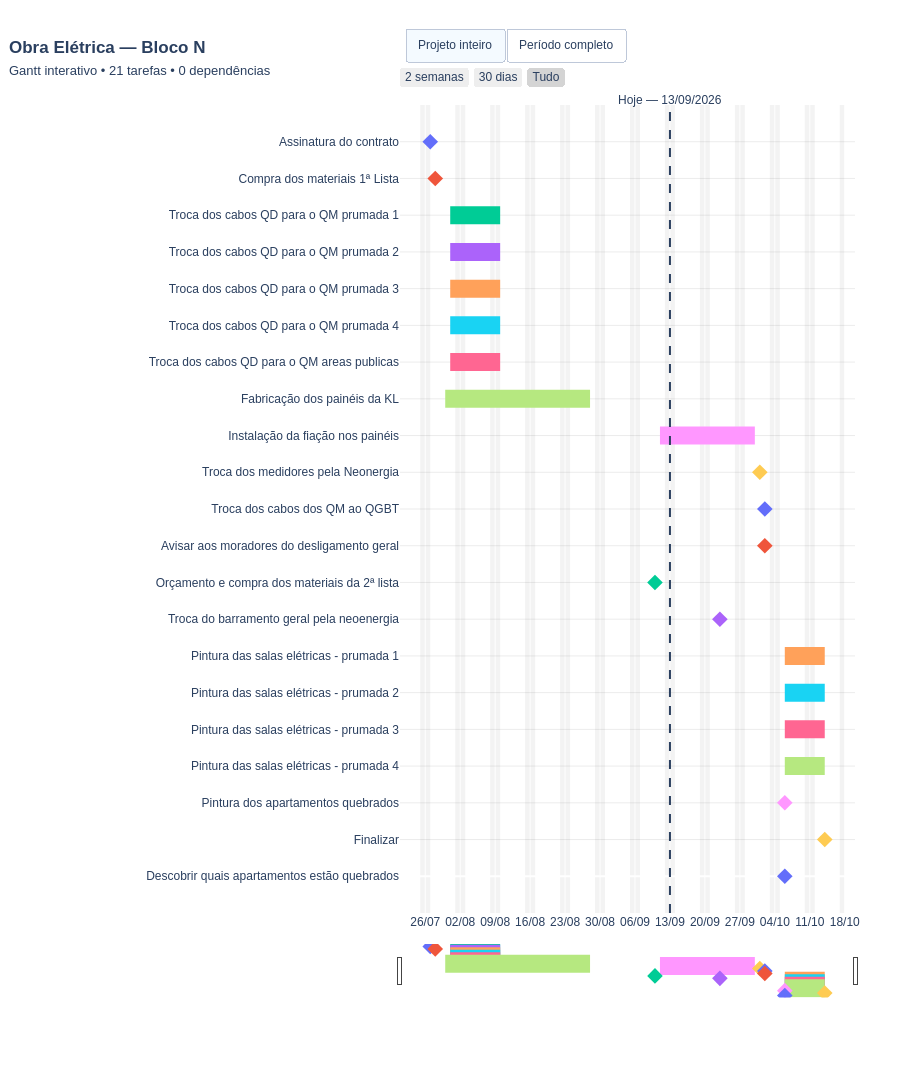

The notebook cell saved with this chart:
### Markdown cell above
## 6. Configurar a escala temporal e o layout

**Objetivo:** acrescentar a linha de hoje, destacar fins de semana e definir aparência, controles e rótulos. **Entrada:** `fig` e as datas calculadas. **Saída:** gráfico final configurado.

`date.today()` evita uma data fixa: a linha se atualiza automaticamente a cada execução. `add_vrect` cria faixas de fundo para sábados e domingos, e `update_layout` concentra configurações de título, eixos, altura e botões de navegação.

### Code cell
hoje = date.today()
min_date = min(tarefa["start"] for tarefa in tarefas) - timedelta(days=2)
max_date = max(tarefa["end"] for tarefa in tarefas) + timedelta(days=3)

fig.add_shape(type="line", x0=str(hoje), x1=str(hoje), y0=-1, y1=len(tarefas), line=dict(width=2, dash="dash"))
fig.add_annotation(x=str(hoje), y=len(tarefas) - 0.2, text=f"Hoje — {hoje.strftime('%d/%m/%Y')}", showarrow=False, yshift=12)

dia = min_date
while dia <= max_date:
    if dia.weekday() >= 5:
        fig.add_vrect(x0=str(dia), x1=str(dia + timedelta(days=1)), fillcolor="rgba(100,100,100,0.08)", line_width=0, layer="below")
    dia += timedelta(days=1)

quantidade_dependencias = sum(len(tarefa["depends"]) for tarefa in tarefas)
fig.update_layout(
    title=dict(text=f"<b>{projeto['nome']}</b><br><span style='font-size:13px'>Gantt interativo • {len(tarefas)} tarefas • {quantidade_dependencias} dependências</span>", x=0.01, xanchor="left"),
    height=max(600, 80 + len(tarefas) * 48), margin=dict(l=400, r=45, t=105, b=90),
    hovermode="closest", dragmode="pan", plot_bgcolor="white", paper_bgcolor="white", font=dict(family="Arial", size=12), showlegend=False,
    xaxis=dict(type="date", tickformat="%d/%m", dtick=7 * 24 * 60 * 60 * 1000, showgrid=True, rangeslider=dict(visible=True, thickness=0.06), rangeselector=dict(buttons=[dict(count=14, label="2 semanas", step="day", stepmode="backward"), dict(count=30, label="30 dias", step="day", stepmode="backward"), dict(step="all", label="Tudo")])),
    yaxis=dict(tickmode="array", tickvals=ys, ticktext=[tarefa["name"] for tarefa in tarefas], autorange=False, range=[-1, len(tarefas)], showgrid=True, gridcolor="rgba(0,0,0,0.08)"),
    updatemenus=[dict(type="buttons", direction="right", x=0.01, y=1.055, xanchor="left", yanchor="bottom", buttons=[dict(label="Projeto inteiro", method="relayout", args=[{"xaxis.autorange": True}]), dict(label="Período completo", method="relayout", args=[{"xaxis.range": [str(min_date), str(max_date)]}])])]
)

### Figure 1 — Plotly figure (JSON) as saved in the notebook; plotly's stock layout.template omitted (floating-point values rounded to 4 significant figures)
{"data": [{"customdata": [["27/07/2026"]], "hovertemplate": "<b>%{text}</b><br>Data: %{customdata[0]}<br>Marco de 1 dia útil<extra></extra>", "marker": {"size": 12, "symbol": "diamond"}, "mode": "markers", "showlegend": false, "text": ["Assinatura do contrato"], "type": "scatter", "x": ["2026-07-27"], "y": [20]}, {"customdata": [["28/07/2026"]], "hovertemplate": "<b>%{text}</b><br>Data: %{customdata[0]}<br>Marco de 1 dia útil<extra></extra>", "marker": {"size": 12, "symbol": "diamond"}, "mode": "markers", "showlegend": false, "text": ["Compra dos materiais 1ª Lista"], "type": "scatter", "x": ["2026-07-28"], "y": [19]}, {"customdata": [["31/07/2026", "10/08/2026", 7], ["31/07/2026", "10/08/2026", 7]], "hovertemplate": "<b>%{text}</b><br>Início: %{customdata[0]}<br>Fim: %{customdata[1]}<br>Duração: %{customdata[2]} dias úteis<extra></extra>", "line": {"width": 18}, "mode": "lines", "showlegend": false, "text": ["Troca dos cabos QD para o QM prumada 1", "Troca dos cabos QD para o QM prumada 1"], "type": "scatter", "x": ["2026-07-31", "2026-08-10"], "y": [18, 18]}, {"customdata": [["31/07/2026", "10/08/2026", 7], ["31/07/2026", "10/08/2026", 7]], "hovertemplate": "<b>%{text}</b><br>Início: %{customdata[0]}<br>Fim: %{customdata[1]}<br>Duração: %{customdata[2]} dias úteis<extra></extra>", "line": {"width": 18}, "mode": "lines", "showlegend": false, "text": ["Troca dos cabos QD para o QM prumada 2", "Troca dos cabos QD para o QM prumada 2"], "type": "scatter", "x": ["2026-07-31", "2026-08-10"], "y": [17, 17]}, {"customdata": [["31/07/2026", "10/08/2026", 7], ["31/07/2026", "10/08/2026", 7]], "hovertemplate": "<b>%{text}</b><br>Início: %{customdata[0]}<br>Fim: %{customdata[1]}<br>Duração: %{customdata[2]} dias úteis<extra></extra>", "line": {"width": 18}, "mode": "lines", "showlegend": false, "text": ["Troca dos cabos QD para o QM prumada 3", "Troca dos cabos QD para o QM prumada 3"], "type": "scatter", "x": ["2026-07-31", "2026-08-10"], "y": [16, 16]}, {"customdata": [["31/07/2026", "10/08/2026", 7], ["31/07/2026", "10/08/2026", 7]], "hovertemplate": "<b>%{text}</b><br>Início: %{customdata[0]}<br>Fim: %{customdata[1]}<br>Duração: %{customdata[2]} dias úteis<extra></extra>", "line": {"width": 18}, "mode": "lines", "showlegend": false, "text": ["Troca dos cabos QD para o QM prumada 4", "Troca dos cabos QD para o QM prumada 4"], "type": "scatter", "x": ["2026-07-31", "2026-08-10"], "y": [15, 15]}, {"customdata": [["31/07/2026", "10/08/2026", 7], ["31/07/2026", "10/08/2026", 7]], "hovertemplate": "<b>%{text}</b><br>Início: %{customdata[0]}<br>Fim: %{customdata[1]}<br>Duração: %{customdata[2]} dias úteis<extra></extra>", "line": {"width": 18}, "mode": "lines", "showlegend": false, "text": ["Troca dos cabos QD para o QM areas publicas", "Troca dos cabos QD para o QM areas publicas"], "type": "scatter", "x": ["2026-07-31", "2026-08-10"], "y": [14, 14]}, {"customdata": [["30/07/2026", "28/08/2026", 22], ["30/07/2026", "28/08/2026", 22]], "hovertemplate": "<b>%{text}</b><br>Início: %{customdata[0]}<br>Fim: %{customdata[1]}<br>Duração: %{customdata[2]} dias úteis<extra></extra>", "line": {"width": 18}, "mode": "lines", "showlegend": false, "text": ["Fabricação dos painéis da KL", "Fabricação dos painéis da KL"], "type": "scatter", "x": ["2026-07-30", "2026-08-28"], "y": [13, 13]}, {"customdata": [["11/09/2026", "30/09/2026", 14], ["11/09/2026", "30/09/2026", 14]], "hovertemplate": "<b>%{text}</b><br>Início: %{customdata[0]}<br>Fim: %{customdata[1]}<br>Duração: %{customdata[2]} dias úteis<extra></extra>", "line": {"width": 18}, "mode": "lines", "showlegend": false, "text": ["Instalação da fiação nos painéis", "Instalação da fiação nos painéis"], "type": "scatter", "x": ["2026-09-11", "2026-09-30"], "y": [12, 12]}, {"customdata": [["01/10/2026"]], "hovertemplate": "<b>%{text}</b><br>Data: %{customdata[0]}<br>Marco de 1 dia útil<extra></extra>", "marker": {"size": 12, "symbol": "diamond"}, "mode": "markers", "showlegend": false, "text": ["Troca dos medidores pela Neonergia"], "type": "scatter", "x": ["2026-10-01"], "y": [11]}, {"customdata": [["02/10/2026"]], "hovertemplate": "<b>%{text}</b><br>Data: %{customdata[0]}<br>Marco de 1 dia útil<extra></extra>", "marker": {"size": 12, "symbol": "diamond"}, "mode": "markers", "showlegend": false, "text": ["Troca dos cabos dos QM ao QGBT"], "type": "scatter", "x": ["2026-10-02"], "y": [10]}, {"customdata": [["02/10/2026"]], "hovertemplate": "<b>%{text}</b><br>Data: %{customdata[0]}<br>Marco de 1 dia útil<extra></extra>", "marker": {"size": 12, "symbol": "diamond"}, "mode": "markers", "showlegend": false, "text": ["Avisar aos moradores do desligamento geral"], "type": "scatter", "x": ["2026-10-02"], "y": [9]}, {"customdata": [["10/09/2026"]], "hovertemplate": "<b>%{text}</b><br>Data: %{customdata[0]}<br>Marco de 1 dia útil<extra></extra>", "marker": {"size": 12, "symbol": "diamond"}, "mode": "markers", "showlegend": false, "text": ["Orçamento e compra dos materiais da 2ª lista"], "type": "scatter", "x": ["2026-09-10"], "y": [8]}, {"customdata": [["23/09/2026"]], "hovertemplate": "<b>%{text}</b><br>Data: %{customdata[0]}<br>Marco de 1 dia útil<extra></extra>", "marker": {"size": 12, "symbol": "diamond"}, "mode": "markers", "showlegend": false, "text": ["Troca do barramento geral pela neoenergia"], "type": "scatter", "x": ["2026-09-23"], "y": [7]}, {"customdata": [["06/10/2026", "14/10/2026", 7], ["06/10/2026", "14/10/2026", 7]], "hovertemplate": "<b>%{text}</b><br>Início: %{customdata[0]}<br>Fim: %{customdata[1]}<br>Duração: %{customdata[2]} dias úteis<extra></extra>", "line": {"width": 18}, "mode": "lines", "showlegend": false, "text": ["Pintura das salas elétricas - prumada 1", "Pintura das salas elétricas - prumada 1"], "type": "scatter", "x": ["2026-10-06", "2026-10-14"], "y": [6, 6]}, {"customdata": [["06/10/2026", "14/10/2026", 7], ["06/10/2026", "14/10/2026", 7]], "hovertemplate": "<b>%{text}</b><br>Início: %{customdata[0]}<br>Fim: %{customdata[1]}<br>Duração: %{customdata[2]} dias úteis<extra></extra>", "line": {"width": 18}, "mode": "lines", "showlegend": false, "text": ["Pintura das salas elétricas - prumada 2", "Pintura das salas elétricas - prumada 2"], "type": "scatter", "x": ["2026-10-06", "2026-10-14"], "y": [5, 5]}, {"customdata": [["06/10/2026", "14/10/2026", 7], ["06/10/2026", "14/10/2026", 7]], "hovertemplate": "<b>%{text}</b><br>Início: %{customdata[0]}<br>Fim: %{customdata[1]}<br>Duração: %{customdata[2]} dias úteis<extra></extra>", "line": {"width": 18}, "mode": "lines", "showlegend": false, "text": ["Pintura das salas elétricas - prumada 3", "Pintura das salas elétricas - prumada 3"], "type": "scatter", "x": ["2026-10-06", "2026-10-14"], "y": [4, 4]}, {"customdata": [["06/10/2026", "14/10/2026", 7], ["06/10/2026", "14/10/2026", 7]], "hovertemplate": "<b>%{text}</b><br>Início: %{customdata[0]}<br>Fim: %{customdata[1]}<br>Duração: %{customdata[2]} dias úteis<extra></extra>", "line": {"width": 18}, "mode": "lines", "showlegend": false, "text": ["Pintura das salas elétricas - prumada 4", "Pintura das salas elétricas - prumada 4"], "type": "scatter", "x": ["2026-10-06", "2026-10-14"], "y": [3, 3]}, {"customdata": [["06/10/2026"]], "hovertemplate": "<b>%{text}</b><br>Data: %{customdata[0]}<br>Marco de 1 dia útil<extra></extra>", "marker": {"size": 12, "symbol": "diamond"}, "mode": "markers", "showlegend": false, "text": ["Pintura dos apartamentos quebrados"], "type": "scatter", "x": ["2026-10-06"], "y": [2]}, {"customdata": [["14/10/2026"]], "hovertemplate": "<b>%{text}</b><br>Data: %{customdata[0]}<br>Marco de 1 dia útil<extra></extra>", "marker": {"size": 12, "symbol": "diamond"}, "mode": "markers", "showlegend": false, "text": ["Finalizar"], "type": "scatter", "x": ["2026-10-14"], "y": [1]}, {"customdata": [["06/10/2026"]], "hovertemplate": "<b>%{text}</b><br>Data: %{customdata[0]}<br>Marco de 1 dia útil<extra></extra>", "marker": {"size": 12, "symbol": "diamond"}, "mode": "markers", "showlegend": false, "text": ["Descobrir quais apartamentos estão quebrados"], "type": "scatter", "x": ["2026-10-06"], "y": [0]}], "layout": {"annotations": [{"showarrow": false, "text": "Hoje — 13/09/2026", "x": "2026-09-13", "y": 20.8, "yshift": 12}], "dragmode": "pan", "font": {"family": "Arial", "size": 12}, "height": 1088, "hovermode": "closest", "margin": {"b": 90, "l": 400, "r": 45, "t": 105}, "paper_bgcolor": "white", "plot_bgcolor": "white", "shapes": [{"line": {"dash": "dash", "width": 2}, "type": "line", "x0": "2026-09-13", "x1": "2026-09-13", "y0": -1, "y1": 21}, {"fillcolor": "rgba(100,100,100,0.08)", "layer": "below", "line": {"width": 0}, "type": "rect", "x0": "2026-07-25", "x1": "2026-07-26", "xref": "x", "y0": 0, "y1": 1, "yref": "y domain"}, {"fillcolor": "rgba(100,100,100,0.08)", "layer": "below", "line": {"width": 0}, "type": "rect", "x0": "2026-07-26", "x1": "2026-07-27", "xref": "x", "y0": 0, "y1": 1, "yref": "y domain"}, {"fillcolor": "rgba(100,100,100,0.08)", "layer": "below", "line": {"width": 0}, "type": "rect", "x0": "2026-08-01", "x1": "2026-08-02", "xref": "x", "y0": 0, "y1": 1, "yref": "y domain"}, {"fillcolor": "rgba(100,100,100,0.08)", "layer": "below", "line": {"width": 0}, "type": "rect", "x0": "2026-08-02", "x1": "2026-08-03", "xref": "x", "y0": 0, "y1": 1, "yref": "y domain"}, {"fillcolor": "rgba(100,100,100,0.08)", "layer": "below", "line": {"width": 0}, "type": "rect", "x0": "2026-08-08", "x1": "2026-08-09", "xref": "x", "y0": 0, "y1": 1, "yref": "y domain"}, {"fillcolor": "rgba(100,100,100,0.08)", "layer": "below", "line": {"width": 0}, "type": "rect", "x0": "2026-08-09", "x1": "2026-08-10", "xref": "x", "y0": 0, "y1": 1, "yref": "y domain"}, {"fillcolor": "rgba(100,100,100,0.08)", "layer": "below", "line": {"width": 0}, "type": "rect", "x0": "2026-08-15", "x1": "2026-08-16", "xref": "x", "y0": 0, "y1": 1, "yref": "y domain"}, {"fillcolor": "rgba(100,100,100,0.08)", "layer": "below", "line": {"width": 0}, "type": "rect", "x0": "2026-08-16", "x1": "2026-08-17", "xref": "x", "y0": 0, "y1": 1, "yref": "y domain"}, {"fillcolor": "rgba(100,100,100,0.08)", "layer": "below", "line": {"width": 0}, "type": "rect", "x0": "2026-08-22", "x1": "2026-08-23", "xref": "x", "y0": 0, "y1": 1, "yref": "y domain"}, {"fillcolor": "rgba(100,100,100,0.08)", "layer": "below", "line": {"width": 0}, "type": "rect", "x0": "2026-08-23", "x1": "2026-08-24", "xref": "x", "y0": 0, "y1": 1, "yref": "y domain"}, {"fillcolor": "rgba(100,100,100,0.08)", "layer": "below", "line": {"width": 0}, "type": "rect", "x0": "2026-08-29", "x1": "2026-08-30", "xref": "x", "y0": 0, "y1": 1, "yref": "y domain"}, {"fillcolor": "rgba(100,100,100,0.08)", "layer": "below", "line": {"width": 0}, "type": "rect", "x0": "2026-08-30", "x1": "2026-08-31", "xref": "x", "y0": 0, "y1": 1, "yref": "y domain"}, {"fillcolor": "rgba(100,100,100,0.08)", "layer": "below", "line": {"width": 0}, "type": "rect", "x0": "2026-09-05", "x1": "2026-09-06", "xref": "x", "y0": 0, "y1": 1, "yref": "y domain"}, {"fillcolor": "rgba(100,100,100,0.08)", "layer": "below", "line": {"width": 0}, "type": "rect", "x0": "2026-09-06", "x1": "2026-09-07", "xref": "x", "y0": 0, "y1": 1, "yref": "y domain"}, {"fillcolor": "rgba(100,100,100,0.08)", "layer": "below", "line": {"width": 0}, "type": "rect", "x0": "2026-09-12", "x1": "2026-09-13", "xref": "x", "y0": 0, "y1": 1, "yref": "y domain"}, {"fillcolor": "rgba(100,100,100,0.08)", "layer": "below", "line": {"width": 0}, "type": "rect", "x0": "2026-09-13", "x1": "2026-09-14", "xref": "x", "y0": 0, "y1": 1, "yref": "y domain"}, {"fillcolor": "rgba(100,100,100,0.08)", "layer": "below", "line": {"width": 0}, "type": "rect", "x0": "2026-09-19", "x1": "2026-09-20", "xref": "x", "y0": 0, "y1": 1, "yref": "y domain"}, {"fillcolor": "rgba(100,100,100,0.08)", "layer": "below", "line": {"width": 0}, "type": "rect", "x0": "2026-09-20", "x1": "2026-09-21", "xref": "x", "y0": 0, "y1": 1, "yref": "y domain"}, {"fillcolor": "rgba(100,100,100,0.08)", "layer": "below", "line": {"width": 0}, "type": "rect", "x0": "2026-09-26", "x1": "2026-09-27", "xref": "x", "y0": 0, "y1": 1, "yref": "y domain"}, {"fillcolor": "rgba(100,100,100,0.08)", "layer": "below", "line": {"width": 0}, "type": "rect", "x0": "2026-09-27", "x1": "2026-09-28", "xref": "x", "y0": 0, "y1": 1, "yref": "y domain"}, {"fillcolor": "rgba(100,100,100,0.08)", "layer": "below", "line": {"width": 0}, "type": "rect", "x0": "2026-10-03", "x1": "2026-10-04", "xref": "x", "y0": 0, "y1": 1, "yref": "y domain"}, {"fillcolor": "rgba(100,100,100,0.08)", "layer": "below", "line": {"width": 0}, "type": "rect", "x0": "2026-10-04", "x1": "2026-10-05", "xref": "x", "y0": 0, "y1": 1, "yref": "y domain"}, {"fillcolor": "rgba(100,100,100,0.08)", "layer": "below", "line": {"width": 0}, "type": "rect", "x0": "2026-10-10", "x1": "2026-10-11", "xref": "x", "y0": 0, "y1": 1, "yref": "y domain"}, {"fillcolor": "rgba(100,100,100,0.08)", "layer": "below", "line": {"width": 0}, "type": "rect", "x0": "2026-10-11", "x1": "2026-10-12", "xref": "x", "y0": 0, "y1": 1, "yref": "y domain"}, {"fillcolor": "rgba(100,100,100,0.08)", "layer": "below", "line": {"width": 0}, "type": "rect", "x0": "2026-10-17", "x1": "2026-10-18", "xref": "x", "y0": 0, "y1": 1, "yref": "y domain"}], "showlegend": false, "title": {"text": "<b>Obra Elétrica — Bloco N</b><br><span style='font-size:13px'>Gantt interativo • 21 tarefas • 0 dependências</span>", "x": 0.01, "xanchor": "left"}, "updatemenus": [{"buttons": [{"args": [{"xaxis.autorange": true}], "label": "Projeto inteiro", "method": "relayout"}, {"args": [{"xaxis.range": ["2026-07-25", "2026-10-17"]}], "label": "Período completo", "method": "relayout"}], "direction": "right", "type": "buttons", "x": 0.01, "xanchor": "left", "y": 1.055, "yanchor": "bottom"}], "xaxis": {"dtick": 604800000, "rangeselector": {"buttons": [{"count": 14, "label": "2 semanas", "step": "day", "stepmode": "backward"}, {"count": 30, "label": "30 dias", "step": "day", "stepmode": "backward"}, {"label": "Tudo", "step": "all"}]}, "rangeslider": {"thickness": 0.06, "visible": true}, "showgrid": true, "tickformat": "%d/%m", "type": "date"}, "yaxis": {"autorange": false, "gridcolor": "rgba(0,0,0,0.08)", "range": [-1, 21], "showgrid": true, "tickmode": "array", "ticktext": ["Assinatura do contrato", "Compra dos materiais 1ª Lista", "Troca dos cabos QD para o QM prumada 1", "Troca dos cabos QD para o QM prumada 2", "Troca dos cabos QD para o QM prumada 3", "Troca dos cabos QD para o QM prumada 4", "Troca dos cabos QD para o QM areas publicas", "Fabricação dos painéis da KL", "Instalação da fiação nos painéis", "Troca dos medidores pela Neonergia", "Troca dos cabos dos QM ao QGBT", "Avisar aos moradores do desligamento geral", "Orçamento e compra dos materiais da 2ª lista", "Troca do barramento geral pela neoenergia", "Pintura das salas elétricas - prumada 1", "Pintura das salas elétricas - prumada 2", "Pintura das salas elétricas - prumada 3", "Pintura das salas elétricas - prumada 4", "Pintura dos apartamentos quebrados", "Finalizar", "Descobrir quais apartamentos estão quebrados"], "tickvals": [20, 19, 18, 17, 16, 15, 14, 13, 12, 11, 10, 9, 8, 7, 6, 5, 4, 3, 2, 1, 0]}}}
